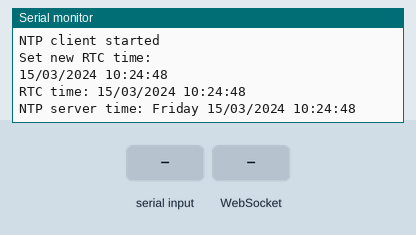
Simulated run of this sketch. Board: ESP8266 (Wemos D1 mini). Shown: the last lines printed to the serial monitor. The inputs (shaded band) are chosen by the test bench. WiFi joins after 1.5 s; servers stay silent unless stated; network time is answered at once with the bench clock; the local clock reads 2024-03-15 10:24:30 at power-on unless the sketch sets it; storage starts empty.

Above: at 19.8 s.
19.9 s: "w" received over Serial
At 21.1 s:
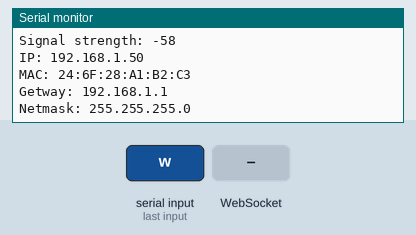
21.4 s: WebSocket text "NTC" received
At 22.3 s:
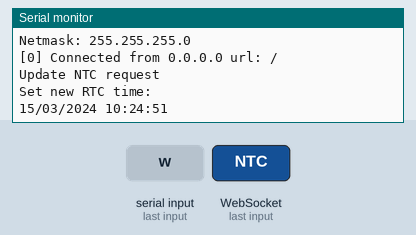
22.9 s: WebSocket text "Wifi" received
At 23.6 s:
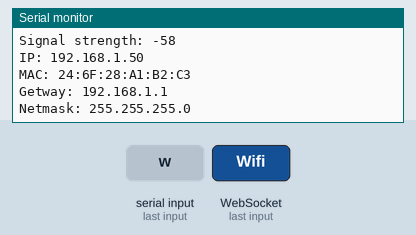
24.4 s: WebSocket text "start" received
At 25.6 s:
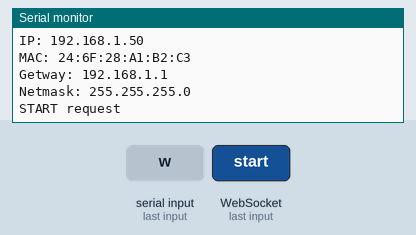
25.9 s: WebSocket text "H" received
At 26.9 s:
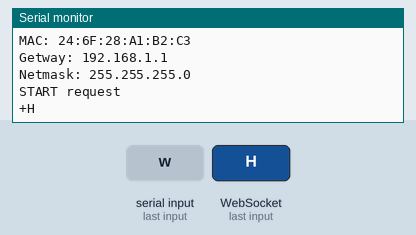
27.4 s: WebSocket text "h" received
At 28.1 s:
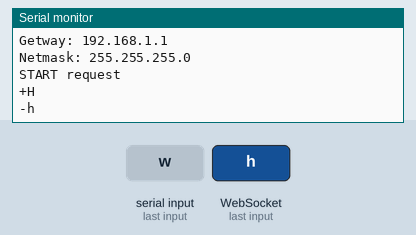

The sketch:

ESP_Nixies.ino
```cpp
#include "rtcMng.h"
#include "nixiesMng.h"
#include "wifiMng.h"
#include "websocketMng.h"
#include "ntpMng.h"

#include <RtcDateTime.h>

const char* PROGMEM FIRMWARE_NAME = "ESP_NixieClock";
const char* PROGMEM FIRMWARE_VER = "1.0";

uint8_t updateNtcHour = 0;
const uint8_t NTC_UPDATE_HOUR_INTERVAL = 6;

uint32_t printRtcTime = 0;
const uint32_t PRINT_RTC_INTERVAL = 300000;    // 300s

uint32_t updateNixisTime = 0;
const uint32_t UPDATE_NIXIES_RTC_INTERVAL = 500;

// To manage HH:mm:ss separator
bool tick = true;
uint32_t tickTime = 0;
const uint32_t TICK_INTERVAL = 1000;


void setup() {

  Serial.begin(115200);    // Init debug serial
  printInfo();             // Print serial board and binary information (debug)

  nixiesBegin();
  nixiesPrint123();

  wifiBegin(FIRMWARE_NAME, FIRMWARE_VER);
  websocketBegin();

  rtcBegin();              // Initialize RTC (DS1307)

  ntpBegin();
  // printNtpSerial();

  RtcDateTime ntpTime = getNtpTime();
  setRtcDateTime(ntpTime);

  updateNtcHour = updateNtcHour + NTC_UPDATE_HOUR_INTERVAL;
  if (updateNtcHour > 24) updateNtcHour = updateNtcHour - 24;

  nixiesPrintTime(getRtcTime(), tick);

}

void loop() {

  if (millis() > printRtcTime){
    printRtcSerial();
    printNtpSerial();
    getNtpTime();
    printRtcTime = millis() + PRINT_RTC_INTERVAL;
  }

  if (millis() > tickTime){
    if(getRtcIsRunning()) tick = !tick;
    tickTime = millis() + TICK_INTERVAL;
  }

  if (millis() > updateNixisTime){
    RtcDateTime rtcTime = getRtcTime();
    nixiesPrintTime(rtcTime, tick);

    if (rtcTime.Hour() == updateNtcHour){

      RtcDateTime ntpTime = getNtpTime();
      setRtcDateTime(ntpTime);

      updateNtcHour = rtcTime.Hour() + NTC_UPDATE_HOUR_INTERVAL;
      if (updateNtcHour > 24) updateNtcHour = updateNtcHour - 24;
    }
    updateNixisTime = millis() + UPDATE_NIXIES_RTC_INTERVAL;
  }

  wifiLoop();
  websocketLoop();
  manageUart();

}

void printInfo(){

  Serial.print(F("\n\n\n"));
  Serial.print(FIRMWARE_NAME);
  Serial.print(F(" - "));
  Serial.println(FIRMWARE_VER);

  Serial.print(F("Compiled: "));
  Serial.print(__DATE__);
  Serial.print(F(" "));
  Serial.println(__TIME__);
  Serial.print(F("File: "));
  Serial.println(__FILE__);

  Serial.print(F("Sketch MD5: "));
  Serial.println(ESP.getSketchMD5());

  Serial.print(F("Flash CRC: "));
  Serial.println(ESP.checkFlashCRC());

  Serial.print(F("ChipId: "));
  Serial.println(ESP.getChipId());

  Serial.print(F("FlashChipId: "));
  Serial.println(ESP.getFlashChipId());

  Serial.print(F("CoreVersion: "));
  Serial.println(ESP.getCoreVersion());

  Serial.print(F("SdkVersion: "));
  Serial.println(ESP.getSdkVersion());

  Serial.print(F("CpuFreqMHz: "));
  Serial.println(ESP.getCpuFreqMHz());

  Serial.print(F("FlashChipSpeed: "));
  Serial.println(ESP.getFlashChipSpeed());

  Serial.print(F("ESP.getSketchSize() "));
  Serial.println(ESP.getSketchSize());

  Serial.print(F("ESP.getFreeSketchSpace() "));
  Serial.println(ESP.getFreeSketchSpace());

  Serial.print(F("ESP.getFlashChipSize() "));
  Serial.println(ESP.getFlashChipId());

  Serial.print(F("ESP.getFlashChipRealSize() "));
  Serial.println(ESP.getFlashChipId());

  Serial.println();
}

void manageUart(void){

  // Check if there is any UART command:
  if (!Serial.available()) {
    return;
  }

  uint8_t c = Serial.read();
  if(c == 0xA)                                      // if new line on UART print menu
  {
    Serial.println(F("\n\nUART MENU:"));
    Serial.println(F("?: Compilation info"));

    Serial.println(F("R: Initialize RTC"));
    Serial.println(F("r: Print RTC time"));

    Serial.println();
    return;
  }else if(c == 0x0D){
    return;
  }else if (c == '?'){
    printInfo();
    return;

  }else if (c == 'R'){
    rtcBegin();
    return;
  }else if (c == 'r'){
    printRtcSerial();
    return;

  }else if (c == 'w'){
    printWifiInfo();
    return;

  }else if (c == 'd'){
    digitalWrite(DATA_PIN, !digitalRead(DATA_PIN));
    return;
  }else if (c == 'c'){
    digitalWrite(CLOCK_PIN, !digitalRead(CLOCK_PIN));
    return;
  }else if (c == 'l'){
    digitalWrite(LATCH_PIN, !digitalRead(LATCH_PIN));
    return;
  }
}
```

nixiesMng.cpp
```cpp
#include "Arduino.h"
#include "nixiesMng.h"

void nixiesBegin(void){
  Serial.print("Initializing Nixies HW...");

  pinMode(DATA_PIN, OUTPUT);
  pinMode(CLOCK_PIN, OUTPUT);
  pinMode(LATCH_PIN, OUTPUT);

  digitalWrite(DATA_PIN, HIGH);
  digitalWrite(CLOCK_PIN, HIGH);
  digitalWrite(LATCH_PIN, HIGH);

  Serial.println("OK");

  // Clear nixies digits
  for (uint8_t i = 0; i < 8; i = i + 1) {
    nixiesPrintDigit(DIGITS_OFF, false);
  }
  nixiesLatchDigits();

}


void nixiesPrintTime(RtcDateTime dt, bool litSeparators){

  nixiesPrintSeparator(litSeparators);

  uint8_t h = dt.Hour();
  uint8_t m = dt.Minute();
  uint8_t s = dt.Second();

  nixiesPrintDU(h);
  nixiesPrintDU(m);
  nixiesPrintDU(s);

  nixiesLatchDigits();

}

void nixiesPrintDU(uint8_t v){

  uint8_t u = (v / 1U) % 10;
  uint8_t d = (v / 10U) % 10;

  nixiesPrintDigit (d, false);
  nixiesPrintDigit (u, false);

}

void nixiesPrintSeparator(bool b){

  digitalWrite(CLOCK_PIN, HIGH);
  if (b) {
    digitalWrite(DATA_PIN, LOW);
  }else{
    digitalWrite(DATA_PIN, HIGH);
  }
  digitalWrite(CLOCK_PIN, LOW);

  digitalWrite(DATA_PIN, HIGH);
  digitalWrite(CLOCK_PIN, HIGH);

}

void nixiesPrintDigit(uint8_t p, bool dot){

  if (p > 9) p = DIGITS_OFF;
  if (p == 0) p = 10;

  // PRINT DIGIT
  for (uint8_t i = 10; i > 0; i = i - 1) {
    digitalWrite(CLOCK_PIN, HIGH);
    if (i == p){
      digitalWrite(DATA_PIN, LOW);
    }else{
      digitalWrite(DATA_PIN, HIGH);
    }
    digitalWrite(CLOCK_PIN, LOW);
  }
  digitalWrite(CLOCK_PIN, HIGH);

  // PRINT DOT
  if (dot){
    digitalWrite(DATA_PIN, LOW);
  }else{
    digitalWrite(DATA_PIN, HIGH);
  }
  digitalWrite(CLOCK_PIN, LOW);
  digitalWrite(DATA_PIN, HIGH);

  digitalWrite(CLOCK_PIN, HIGH);
  digitalWrite(DATA_PIN, HIGH);

}

void nixiesLatchDigits(void){
  digitalWrite(LATCH_PIN, LOW);
  digitalWrite(LATCH_PIN, HIGH);
}

void nixiesPrint123(void){

  for (uint8_t i = 7; i > 0; i = i - 1) {
    nixiesPrintDigit(DIGITS_OFF, false);
    nixiesLatchDigits();
  }

  for (uint8_t i = 0; i < 10; i = i + 1) {
    nixiesPrintDigit(i, false);
    nixiesLatchDigits();
    delay(1000);
  }

  for (uint8_t i = 6; i > 0; i = i - 1) {
    nixiesPrintDigit(DIGITS_OFF, false);
    nixiesLatchDigits();
    delay(1000);
  }

}
```

nixiesMng.h
```cpp
#ifndef nixiesMng_h
#define nixiesMng_h

  #include <RtcDateTime.h>

  // Nixies drived by TPIC6B595
  #define DATA_PIN  12    // D6 (GPIO12 Wemos D1 Mini) - SER IN
  #define CLOCK_PIN 13    // D7 (GPIO13 Wemos D1 Mini) - SRCK
  #define LATCH_PIN 15    // D8 (GPIO15 Wemos D1 Mini) - RCK

  #define DIGITS_OFF 55    // Any value grater than 10 is ok

  // Intended public
  void nixiesBegin(void);
  void nixiesPrintTime(RtcDateTime newTime, bool litSeparators);

  // Intended private
  void nixiesPrintSeparator(bool b);
  void nixiesPrintDU(uint8_t v);
  void nixiesPrintDigit(uint8_t p, bool dot);
  void nixiesLatchDigits(void);
  void nixiesPrint123(void);

#endif
```

ntpMng.cpp
```cpp
#include "Arduino.h"
#include "ntpMng.h"

long utcOffsetInSeconds = 3600;

//// Define NTP Client to get time
WiFiUDP ntpUDP;
NTPClient timeClient(ntpUDP, "pool.ntp.org", utcOffsetInSeconds);

char daysOfTheWeek[7][12] = {"Sunday", "Monday", "Tuesday", "Wednesday", "Thursday", "Friday", "Saturday"};

void ntpBegin(void){
  timeClient.begin();
  Serial.println("\nNTP client started");
}

void printNtpSerial(void){

  timeClient.update();

  Serial.print(F("NTP server time: "));
  Serial.print(daysOfTheWeek[timeClient.getDay()]);
  Serial.print(" ");

  // NTPClient library does NOT have method to get day, month or year
  // but it is possible to calculate form with epochtime (time in seconds since Jan. 1, 1970)
  // To make it easier it is udesd time.h clases from esp32 sdk
  time_t rawtime = timeClient.getEpochTime();
  struct tm * ti;
  ti = localtime (&rawtime);

  uint16_t year = ti->tm_year + 1900;
  String yearStr = String(year);

  uint8_t month = ti->tm_mon + 1;
  String monthStr = month < 10 ? "0" + String(month) : String(month);

  uint8_t day = ti->tm_mday;
  String dayStr = day < 10 ? "0" + String(day) : String(day);

  Serial.print(dayStr);
  Serial.print("/");
  Serial.print(monthStr);
  Serial.print("/");
  Serial.print(yearStr);
  Serial.print(" ");

//  if (timeClient.getHours() < 10) Serial.print("0");
//  Serial.print(timeClient.getHours());
//  Serial.print(":");
//  if (timeClient.getMinutes() < 10) Serial.print("0");
//  Serial.print(timeClient.getMinutes());
//  Serial.print(":");
//  if (timeClient.getSeconds() < 10) Serial.print("0");
//  Serial.println(timeClient.getSeconds());
  Serial.println(timeClient.getFormattedTime());

}

RtcDateTime getNtpTime(void){

  timeClient.update();

  time_t rawtime = timeClient.getEpochTime();
  struct tm * ti;
  ti = localtime (&rawtime);

  uint16_t year = ti->tm_year + 1900;
  uint8_t month = ti->tm_mon + 1;
  uint8_t dayOfMonth = ti->tm_mday;

  uint8_t hour = timeClient.getHours();
  uint8_t minute = timeClient.getMinutes();
  uint8_t second = timeClient.getSeconds();

  RtcDateTime ntpTime = RtcDateTime(year, month, dayOfMonth, hour, minute, second);
  return ntpTime;
}
```

ntpMng.h
```cpp
#ifndef ntpMng_h
#define ntpMng_h

  #include <NTPClient.h>
  #include <ESP8266WiFi.h>          //ESP8266 Core WiFi Library (you most likely already have this in your sketch)
  #include <WiFiUdp.h>

  #include <RtcDateTime.h>

  void ntpBegin(void);
  RtcDateTime getNtpTime(void);

  // Intended private:
  void printNtpSerial(void);

#endif
```

rtcMng.cpp
```cpp
#include "Arduino.h"
#include "rtcMng.h"

RtcDS1307<TwoWire> Rtc(Wire);

uint32_t manualOffset = 0;


void rtcBegin(void) {

  delay(1000);
  Serial.print(F("\nRTC initialize:\nCode compiled: "));
  Serial.print(__DATE__);
  Serial.print(" @ ");
  Serial.println(__TIME__);

  Wire.begin(SDA_PIN, SCL_PIN); // GPIO 4 and GPIO 5 used for DS1307 I2C
  Rtc.Begin();

  RtcDateTime compiled = RtcDateTime(__DATE__, __TIME__);
  //printDateTime(compiled);
  //Serial.println();

  if (!Rtc.IsDateTimeValid()) {
      if (Rtc.LastError() != 0) {
          // we have a communications error
          // see https://www.arduino.cc/en/Reference/WireEndTransmission for
          // what the number means
          Serial.print(F("RTC communications error = "));
          Serial.println(Rtc.LastError());
      } else {
          // Common Causes:
          //    1) first time you ran and the device wasn't running yet
          //    2) the battery on the device is low or even missing

          Serial.println(F("RTC lost confidence in the DateTime!"));
          // following line sets the RTC to the date & time this sketch was compiled
          // it will also reset the valid flag internally unless the Rtc device is
          // having an issue

          Rtc.SetDateTime(compiled);
      }
  }

  if (!Rtc.GetIsRunning()) {
      Serial.println(F("RTC was not actively running, starting now"));
      Rtc.SetIsRunning(true);
  }

  RtcDateTime now = Rtc.GetDateTime();
  if (now < compiled) {
      Serial.println(F("RTC is older than compile time!  (Updating DateTime)"));
      Rtc.SetDateTime(compiled);
  } else if (now > compiled) {
      Serial.println(F("RTC is newer than compile time. (OK. This is expected)"));
  } else if (now == compiled) {
      Serial.println(F("RTC is the same as compile time! (not expected but all is fine)"));
  }

  // never assume the Rtc was last configured by you, so
  // just clear them to your needed state
  Rtc.SetSquareWavePin(DS1307SquareWaveOut_Low);

  Serial.print(F("RTC initialization OK.\n"));
  printRtcSerial();
  Serial.println();
}

RtcDateTime getRtcTime(void){

  RtcDateTime nowRtcTime = Rtc.GetDateTime();

  // This mess is to avoid changing utcOffsetInSeconds in NTP server.
  // TO DO: Use same methods for manualOffset & utcOffsetInSeconds

  uint8_t offset_h = 0;
  uint8_t offset_m = 0;
  uint8_t offset_s = 0;

  uint8_t display_h = 0;
  uint8_t display_m = 0;
  uint8_t display_s = 0;

  offset_h = manualOffset / (60 * 60);
  offset_m = (manualOffset - offset_h * (60 * 60)) / 60;
  offset_s = manualOffset - (offset_h * 60 * 60) - (offset_m *60);

  display_s = nowRtcTime.Second() + offset_s;
  if (display_s > 59){
    display_s = display_s - 60;
    offset_m = offset_m + 1;
  }

  display_m = nowRtcTime.Minute() + offset_m;
  if (display_m > 59){
    display_m = display_m - 60;
    offset_h = offset_h + 1;
  }

  display_h = nowRtcTime.Hour() + offset_h;
  if (display_h > 23){
    display_h = display_h - 24;
  }

  RtcDateTime displayTime = RtcDateTime(nowRtcTime.Year(), nowRtcTime.Month(), nowRtcTime.Day(), display_h, display_m, display_s);
  return displayTime;
}

bool getRtcIsRunning(void){
  Rtc.GetIsRunning();
}

void setRtcRunning(bool b){
  Rtc.SetIsRunning(b);
}

void setRtcDateTime(RtcDateTime newTime){

  Serial.println(F("Set new RTC time: "));
  printDateTimeSerial(newTime);
  Serial.println();

  Rtc.SetDateTime(newTime);
}


void printRtcSerial(void){
  Serial.print(F("RTC time: "));
  RtcDateTime now = Rtc.GetDateTime();
  if (!Rtc.IsDateTimeValid()) {
      Serial.println(F("RTC lost confidence in the DateTime!"));
  }
  printDateTimeSerial(now);
  Serial.println();
}

void printDateTimeSerial(const RtcDateTime& dt) {
    char datestring[20];
    snprintf_P(datestring,
            countof(datestring),
            PSTR("%02u/%02u/%04u %02u:%02u:%02u"),
            dt.Day(),
            dt.Month(),
            dt.Year(),
            dt.Hour(),
            dt.Minute(),
            dt.Second() );
    Serial.print(datestring);
}

void setManualOffset(uint32_t offset){
  manualOffset = offset;
}

void increasH(void){
  manualOffset = manualOffset + (1 * 60 * 60);
  if (manualOffset >= (24 * 60 * 60)){
    manualOffset = manualOffset - (24 * 60 * 60);
  }
  saveManualOffset();
}

void decreaseH(void){
  if(manualOffset < (1 * 60 *60)){
    manualOffset = manualOffset + (23 * 60 * 60);
  }else{
    manualOffset = manualOffset - (1 * 60 *60);
  }
  saveManualOffset();
}

void increasM(void){
  manualOffset = manualOffset + (1 * 60);
  if (manualOffset >= (24 * 60 * 60)){
    manualOffset = manualOffset - (24 * 60 * 60);
  }
  saveManualOffset();
}

void decreaseM(void){
  if(manualOffset < (1 * 60)){
    manualOffset = manualOffset + (23 * 60 * 60) + (59 * 60);
  }else{
    manualOffset = manualOffset - (1 * 60);
  }
  saveManualOffset();
}

void increaseS(void){
  manualOffset = manualOffset + 1;
  if (manualOffset >= (24 * 60 * 60)){
    manualOffset = 0;
  }
  saveManualOffset();
}

void decreaseS(void){
  if (manualOffset == 0){
    manualOffset = (24 * 60 * 60) - 1;
  }else{
    manualOffset = manualOffset - 1;
  }
  saveManualOffset();
}

void saveManualOffset(void){

  if (SPIFFS.exists("/config.json")) {
    //file exists, reading and loading
    Serial.println(F("Reading config file"));
    File configFile = SPIFFS.open("/config.json", "r");
    if (configFile) {
      Serial.println(F("Opened config file"));
      size_t size = configFile.size();
      // Allocate a buffer to store contents of the file.
      std::unique_ptr<char[]> buf(new char[size]);

      configFile.readBytes(buf.get(), size);
      DynamicJsonBuffer jsonBuffer;
      JsonObject& json = jsonBuffer.parseObject(buf.get());
      json.printTo(Serial);

      if (json.success()) {
        Serial.println(F("\nParsed json OK"));

        json["manualOffset"] = manualOffset;

        configFile.close();

        File configFileW = SPIFFS.open("/config.json", "w");
        if (!configFileW) {
          Serial.println(F("Failed to open config file for writing"));
        }

        Serial.print("New Json: ");
        json.printTo(Serial);
        Serial.println();

        Serial.print("Json.printTo(configFile): ");
        uint8_t n = json.printTo(configFileW);
        Serial.print(n);

        configFileW.close();

        return;

      } else {
        Serial.println(F("Failed to parse json config"));
        return;
      }
      configFile.close();
    }
  }

}
```

rtcMng.h
```cpp
#ifndef rtcMng_h
#define rtcMng_h

  #include <Wire.h>                   // Include for I2C
  #include <RtcDS1307.h>              // Include for RTC

  #include <FS.h>
  #include <ArduinoJson.h>

  // CONNECTIONS:
  // DS1307 SDA --> SDA --> D2  --> GPIO4 (Wemos D1 Mini)
  // DS1307 SCL --> SCL --> D1  --> GPIO5 (Wemos D1 Mini)
  // DS1307 VCC --> 5v
  // DS1307 GND --> GND

  #define SDA_PIN 4    // D7 (GPIO13 Wemos D1 Mini) - SRCK
  #define SCL_PIN 5    // D8 (GPIO15 Wemos D1 Mini) - RCK

  #define countof(a) (sizeof(a) / sizeof(a[0]))

  // Intended public
  void rtcBegin(void);
  void setRtcDateTime(RtcDateTime newTime);
  RtcDateTime getRtcTime(void);

  bool getRtcIsRunning(void);
  void setRtcRunning(bool b);

  void setManualOffset(uint32_t offset);
  void increasH(void);
  void decreaseH(void);
  void increasM(void);
  void decreaseM(void);
  void increaseS(void);
  void decreaseS(void);

  // Intended private
  void printRtcSerial(void);
  void printDateTimeSerial(const RtcDateTime& dt);
  void saveManualOffset(void);

#endif
```

websocketMng.h
```cpp
#ifndef websocketMng_h
#define websocketMng_h

  #include <WebSocketsServer.h>
  #include <ArduinoJson.h>
  #include <RtcDateTime.h>

  #include "rtcMng.h"
  #include "ntpMng.h"

  #include "wifiMng.h"

  // Intended public
  void websocketBegin(void);
  void websocketLoop(void);
  void broadcastJson(JsonObject& obj);

  // Intended private
  void updateGuest();
  void webSocketEvent(uint8_t num, WStype_t type, uint8_t * payload, size_t length);

#endif
```

Source omitted: websocketMng.cpp (4264 bytes), wifiMng.cpp (8177 bytes), wifiMng.h (887 bytes)

Measured:
- after the input at 19.9 s, the serial monitor: prints a new line at once (image 1)
- after the input at 21.4 s, the serial monitor: prints a new line at once (image 2)
- after the input at 22.9 s, the serial monitor: prints a new line at once (image 3)
- after the input at 24.4 s, the serial monitor: prints a new line at once (image 4)
- after the input at 25.9 s, the serial monitor: prints a new line at once (image 5)
- after the input at 27.4 s, the serial monitor: prints a new line at once (image 6)
